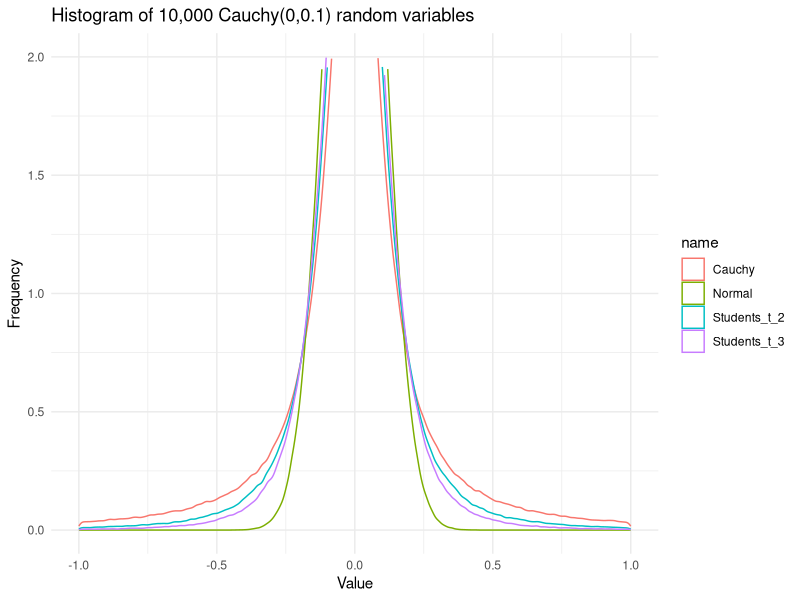

Write the R code that produced this figure.
library(tidyverse)
data_frame(Cauchy = rcauchy(1e6, 0, .1),
           Students_t_2 = rt(1e6, 2) * .1,
           Students_t_3 = rt(1e6, 3) * .1,
           Normal = rnorm(1e6) * .1) %>%
  pivot_longer(cols = everything()) %>%
  ggplot(aes(value, col = name)) +
  geom_density(bins = 1e3, ) +
  xlim(-1, 1) +
  ylim(0,2) +
  theme_minimal() +
  labs(title = "Histogram of 10,000 Cauchy(0,0.1) random variables", x =
         "Value", y = "Frequency")
